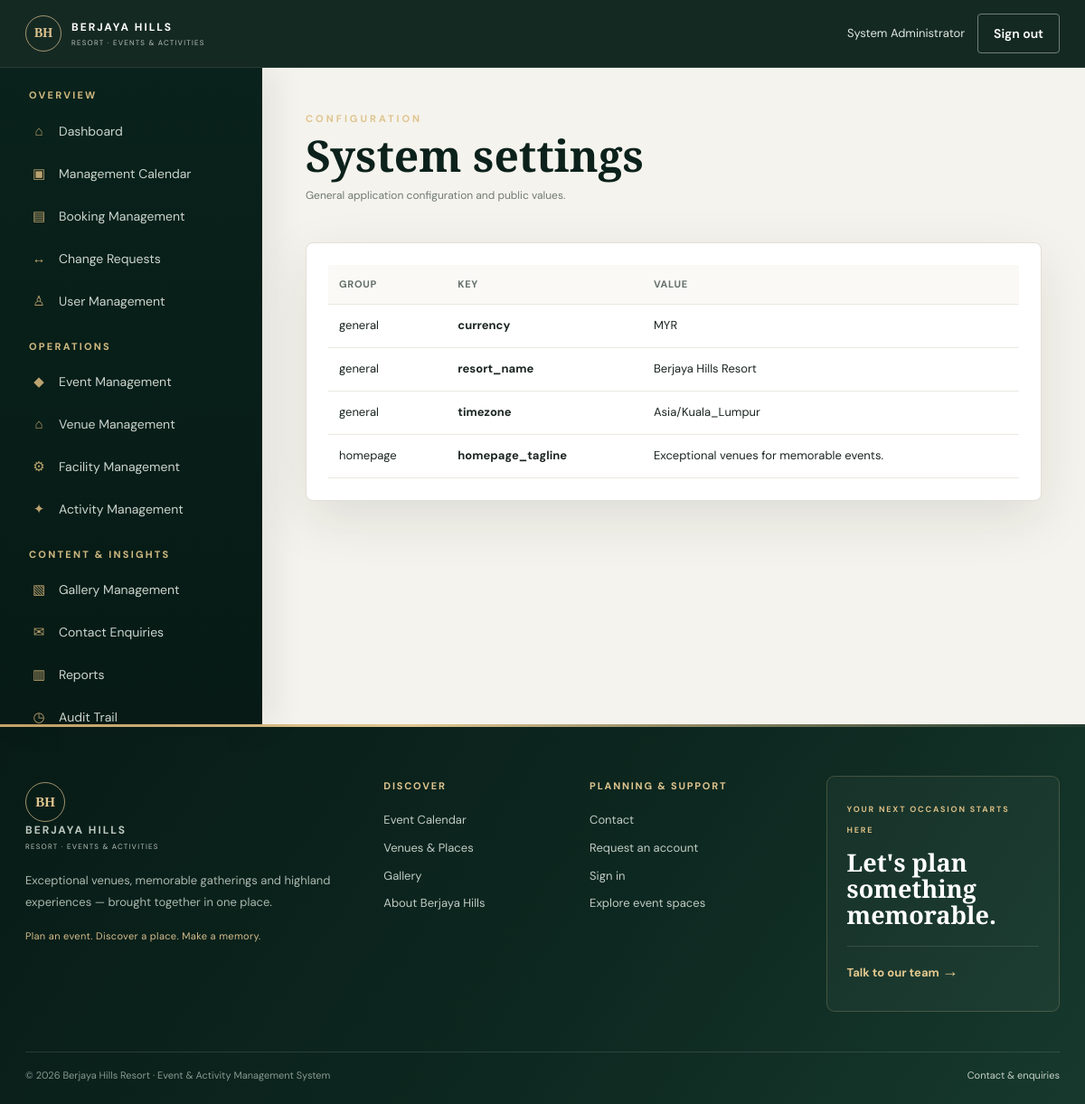
The app's page /admin/settings/index.php (signed in) with its own data.
### tables this page shows
CREATE TABLE users (id BIGINT UNSIGNED AUTO_INCREMENT PRIMARY KEY, full_name VARCHAR(150) NOT NULL, email VARCHAR(190) NOT NULL UNIQUE, password_hash VARCHAR(255) NOT NULL, phone VARCHAR(50), company_name VARCHAR(190), job_title VARCHAR(120), account_status ENUM('pending','approved','rejected','suspended','inactive') NOT NULL DEFAULT 'pending', rejection_reason TEXT NULL, email_verified_at DATETIME NULL, last_login_at DATETIME NULL, created_at TIMESTAMP DEFAULT CURRENT_TIMESTAMP, updated_at TIMESTAMP DEFAULT CURRENT_TIMESTAMP ON UPDATE CURRENT_TIMESTAMP, INDEX(account_status));

CREATE TABLE system_settings (id INT UNSIGNED AUTO_INCREMENT PRIMARY KEY, setting_key VARCHAR(120) NOT NULL UNIQUE, setting_value TEXT, setting_group VARCHAR(80) DEFAULT 'general', is_public TINYINT(1) DEFAULT 0, updated_at TIMESTAMP DEFAULT CURRENT_TIMESTAMP ON UPDATE CURRENT_TIMESTAMP);

### includes/bootstrap.php (called while the page is built, shortened)
<?php
require_once __DIR__.'/../config/database.php';
function e(?string $v): string { return htmlspecialchars($v ?? '', ENT_QUOTES, 'UTF-8'); }
function url(string $path=''): string { return BASE_URL.ltrim($path,'/'); }
function current_user(): ?array { if(empty($_SESSION['user_id'])) return null; static $u; if($u!==null) return $u; $s=db()->prepare("SELECT u.*, GROUP_CONCAT(r.name) roles FROM users u LEFT JOIN user_roles ur ON ur.user_id=u.id LEFT JOIN roles r ON r.id=ur.role_id WHERE u.id=? GROUP BY u.id"); $s->execute([$_SESSION['user_id']]); return $u=$s->fetch() ?: null; }
function require_login(): array { $u=current_user(); if(!$u) redirect('public/auth/login.php'); return $u; }
function has_role(string ...$roles): bool { $u=current_user(); if(!$u) return false; $mine=explode(',',$u['roles']??''); return (bool)array_intersect($roles,$mine); }
function require_role(string ...$roles): array { $u=require_login(); if(!has_role(...$roles)) { http_response_code(403); require __DIR__.'/403.php'; exit; } return $u; }

### config/database.php (called while the page is built, shortened)
<?php
function db(): PDO {
    static $pdo;
    if (!$pdo) {
        $pdo = new PDO('mysql:host='.DB_HOST.';dbname='.DB_NAME.';charset=utf8mb4', DB_USER, DB_PASS, [
            PDO::ATTR_ERRMODE=>PDO::ERRMODE_EXCEPTION,
            PDO::ATTR_DEFAULT_FETCH_MODE=>PDO::FETCH_ASSOC,
            PDO::ATTR_EMULATE_PREPARES=>false,
        ]);
    }
    return $pdo;
}

### admin/settings/index.php (the view)
<?php require_once __DIR__.'/../../includes/bootstrap.php';require_role('Administrator','IT');$pageTitle='System Settings';$rows=db()->query('SELECT * FROM system_settings ORDER BY setting_group,setting_key')->fetchAll();require __DIR__.'/../../includes/header.php';?><div class="admin-shell"><aside class="sidebar"><?php require __DIR__.'/../sidebar.php';?></aside><section class="admin-content"><div class="admin-top"><div><div class="eyebrow">Configuration</div><h1 class="admin-title">System settings</h1><p class="kicker">General application configuration and public values.</p></div></div><div class="panel table-wrap"><table class="table"><thead><tr><th>Group</th><th>Key</th><th>Value</th></tr></thead><tbody><?php foreach($rows as $r):?><tr><td><?=e($r['setting_group'])?></td><td><b><?=e($r['setting_key'])?></b></td><td><?=e($r['setting_value'])?></td></tr><?php endforeach;?></tbody></table></div></section></div><?php require __DIR__.'/../../includes/footer.php'; ?>

### includes/header.php (shortened to what this page needs)
<?php
$u = current_user();
$scriptPath = str_replace('\\', '/', $_SERVER['SCRIPT_NAME'] ?? '');
$isAdminArea = strpos($scriptPath, '/admin/') !== false;
$isAdminUser = $u && has_role('Administrator','Management','Event','HR','Author','IT');
$isUserArea = $u && strpos($scriptPath, '/user/') !== false;
$matchesExplorePath = false;
$useExploreShell = (bool)$u && !$isAdminArea && !$isUserArea && $matchesExplorePath;
$useAdminShell = $isAdminArea && $isAdminUser;
$useUserShell = false;
?>
<!doctype html>
<html lang="en">
<head>
<link rel="stylesheet" href="<?= e(url('assets/css/app.css?v=115')) ?>">
</head>
<body class="<?= $useAdminShell ? 'admin-body' : (($useUserShell || $useExploreShell) ? 'user-body' : '') ?><?= $useExploreShell ? ' explore-body' : '' ?>">
<header class="site-header">
  <div class="nav-wrap">
    <a class="brand" href="<?= url($isAdminUser ? 'admin/dashboard/index.php' : ($isUserArea ? 'user/dashboard/index.php' : 'index.php')) ?>">
      <span class="brand-mark">BH</span>
      <span><b>BERJAYA HILLS</b><small>RESORT · EVENTS & ACTIVITIES</small></span>
    </a>
    <?php if ($isAdminUser): ?>
      <div class="nav-actions admin-nav-actions">
        <span class="nav-user"><?= e($u['full_name'] ?? 'Administrator') ?></span>
        <a class="btn btn-outline" href="<?= url('auth/logout.php') ?>">Sign out</a>
      </div>
    <?php endif; ?>
  </div>
</header>
<main>

### records on screen
users: full_name "System Administrator"
system_settings: setting_group "general", setting_key "currency", setting_value "MYR"
system_settings: setting_group "general", setting_key "resort_name", setting_value "Berjaya Hills Resort"
system_settings: setting_group "general", setting_key "timezone", setting_value "Asia/Kuala_Lumpur"
system_settings: setting_group "homepage", setting_key "homepage_tagline", setting_value "Exceptional venues for memorable events."
